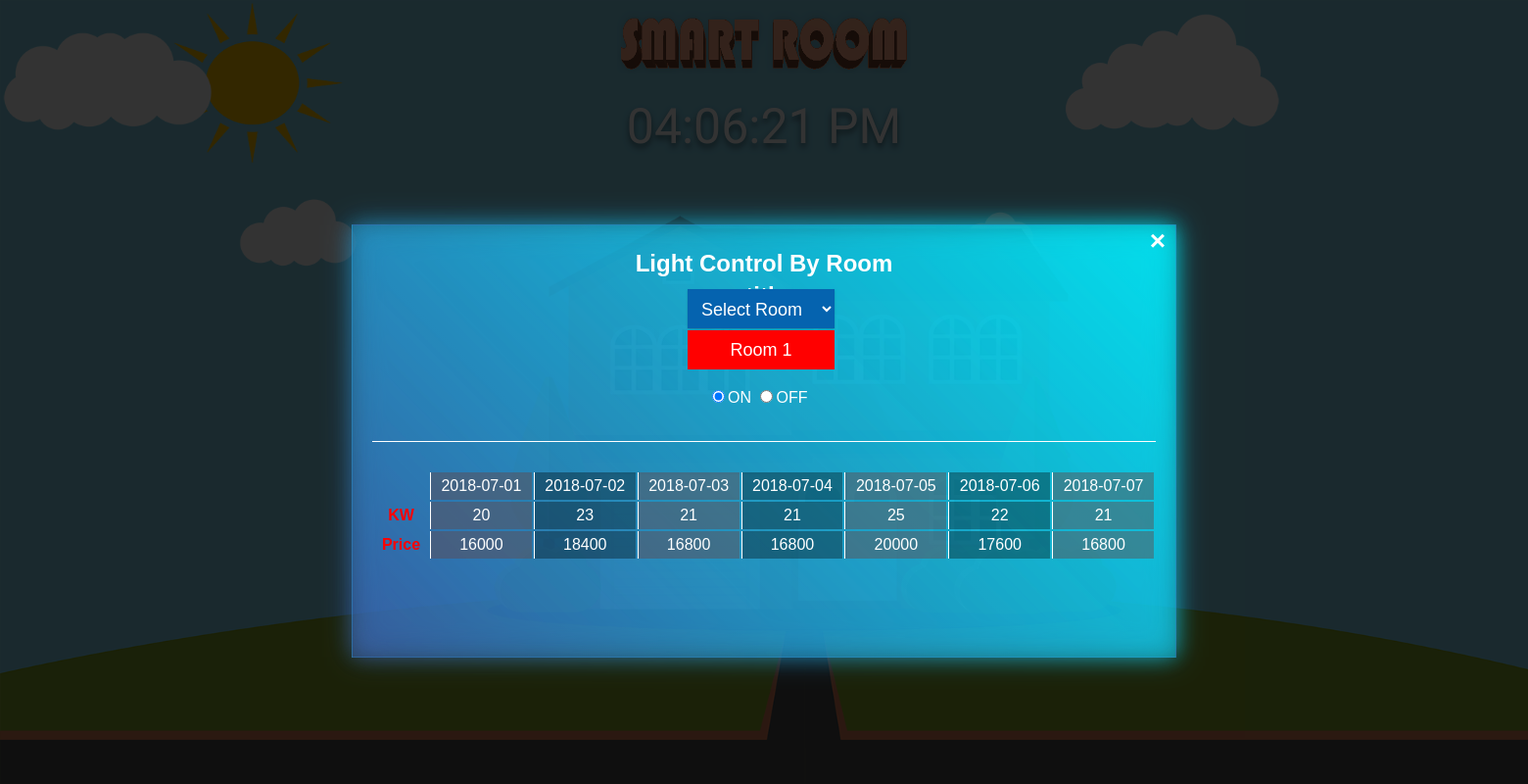
/light.php?sendRoomId=1, run on the app's committed database.
### tables this page shows
CREATE TABLE `daily` (
  `id` int(11) NOT NULL,
  `date` date NOT NULL,
  `kw` double NOT NULL
);

### light.php (the view, shortened to what this page needs)
<?php
	$con = mysqli_connect(DB_HOST, DB_USER, DB_PASSWORD, DB_DATABASE);
	$port = fopen("COM5", "w+");
?>
<!DOCTYPE html>
<html>
<link rel="stylesheet" type="text/css" href="lightStyle.css">
<link rel="stylesheet" href="https://cdnjs.cloudflare.com/ajax/libs/font-awesome/4.7.0/css/font-awesome.min.css">
<link rel="stylesheet" href="https://use.fontawesome.com/releases/v5.1.0/css/all.css">
<head>
</head>
<body>
	<div class="Background1">
		<img src="Background3.png" class="bg3"></img>
	</div>
	<div class="menutitle">
		<img src="smartroom.png">
	</div>
	<div id="MyClockDisplay" class="clock"></div>
	<div id="myHome" class="modal">
		<div class="modal-content">
			<a href="./room.php"><span class="closeHome">&times;</span></a>
			<h2>Light Control By Room</h2>
            <h2>tith</h2>
   			<div class="roomSelection">
   				<?php
					$query = "select * from light";
					$result = mysqli_query($con,$query);
		    		$roomId = "
		    		<form action='./light.php' method='POST'>
			    			<select id='roomSelection' name='roomId' onChange='this.form.submit()'>
				    		";
					$roomId .= "<option>Select Room</option>";
				    	  while($light = mysqli_fetch_assoc($result)){
		                         $lid = $light['lid'];
		                         $roomId .= "<option value='$lid'>Room $lid</option>";
		                  }
			    		$roomId .="</select></form>";
			    	if(isset($_GET['sendRoomId'])){
			    		$Id = $_GET['sendRoomId'];
			    		$query = "select * from light where lid=$Id";
						$result =mysqli_fetch_assoc(mysqli_query($con,$query));
						$lid = $result['lid'];
						$status= $result['status'];
						$roomId .= "<p>Room $Id</p>";
								$roomId .= "<form class='ONnOFF' action='./dolight.php' method='POST' id='myDIV'>
									<input type='radio' name='status' id='lightON' value='ON' onClick='this.form.submit()'><label for='lightON' class='btn'>ON</label></input>
									<input type='radio' name='status' id='lightOFF' value='OFF' onClick='this.form.submit()'><label for='lightOFF' class='btn'>OFF</label></input>
									<input type='hidden' name='lid' value='$lid'>
								</form>";
						if($status == "ON"){
							$roomId .="<script>
								document.getElementById('lightON').checked = true;
			    			</script>";
						}else if($status =="OFF"){
							$roomId .="<script>
								document.getElementById('lightOFF').checked = true;
			    			</script>";
			    			if($Id == 1){
			    				fwrite($port, "aa");
			    			}else if($Id == 2){
			    				fwrite($port, "bb");
			    			}else if($Id == 3){
			    				fwrite($port, "cc");
			    			}
			    			fclose($port);
						}
			    	}
					echo $roomId;
				?>
   			</div>
   			<div class="tableOfprice">
    			<table class="price">
    				<tr>
    					<th></th>
						<?php
							$string="";
							$now = "2018-07-08";
							$lastWeek = "2018-07-01";
							$sql="select * from daily where date<'$now' and date>='$lastWeek'";
							$result = mysqli_query($con,$sql);
							while ($row = mysqli_fetch_object($result)) {
								$date=$row->date;
								$string.="<td>";
								$string.=$date."</td>";
							}
							echo $string;
						?>
    				</tr>
    				<tr>
    					<th>KW</th>
						<?php
						$string="";
						$now = "2018-07-08";
						$lastWeek = "2018-07-01";
						$sql="select * from daily where date<'$now' and date>='$lastWeek'";
						$result = mysqli_query($con,$sql);
						while($row = mysqli_fetch_object($result)){
							$string.="<td>";
							$string.=$row->kw."</td>";
						}
						echo $string;
						?>
    				</tr>
    				<tr>
    					<th>Price</th>
						<?php
						$string="";
						$now = "2018-07-08";
						$lastWeek = "2018-07-01";
						$sql="select * from daily where date<'$now' and date>='$lastWeek'";
						$result = mysqli_query($con,$sql);
						while($row = mysqli_fetch_object($result)){
							$string.="<td>";
							$string.=($row->kw*800)."</td>";
						}
						echo $string;
						?>
    				</tr>
    			</table>
    		</div>
		</div>
	</div>
</body>
</html>

### lightStyle.css (style rules this page uses)
body { padding: 0; margin: 0; font-family: sans-serif; }
.bg3 { position: absolute; background-size: cover; height: 100vh; top: 0px; width: 200vh; }
.menutitle img { position: absolute; top: 10px; width: 300px; height: 65px; left: 50%; transform: translate(-50%,0%); }
.clock { position: absolute; top: 100px; left: 50%; transform: translate(-50%,0%); color: #fff; font-size: 50px; font-family: 'Fjalla One', sans-serif; text-shadow: 0 4px 6px rgb(0 ,0 ,0 ,.5); }
.modal { position: fixed; padding-top: 100px; left: 0; top: 0; width: 100%; height: 100%; background-color: rgba(0,0,0,0.8); }
.modal-content { position: absolute; top: 50%; left: 50%; transform: translate(-50%,-50%); height: 400px; background: linear-gradient(45deg, #3c65b47a, #00f1ff8c); margin: auto; padding: 20px; border: 1px solid #3c65b47a; width: 800px; }
.modal-content:before { content: ''; position: absolute; width: 100%; height: 100%; background: linear-gradient(45deg, #3c65b47a, #00f1ff8c); top: 0; left: 0; z-index: -1; filter: blur(10px); }
.modal-content:after { content: ''; position: absolute; width: 100%; height: 100%; background: linear-gradient(45deg, #3c65b47a, #00f1ff8c); top: 0; left: 0; z-index: -1; filter: blur(15px); }
.close,.closeHome,.closeTemperature { position: absolute; color: #fff; right: 10px; top: 0px; font-size: 28px; font-weight: bold; }
.modal .modal-content h2 { color: #fff; text-align: center; margin: 5px; }
.modal .modal-content .roomSelection { position: absolute; top: 20px; right: 20px; width: 800px; height: 200px; border-bottom: 1px solid #fff; color: #fff; }
.modal .modal-content .roomSelection #roomSelection { color: #fff; position: absolute; padding: 10px; border: none; width: 150px; height: 40px; left: 322px; top: 45px; background: #0563af; font-size: 18px; box-shadow: 0 1px 2px rgba(0,0,0,.2); outline: none; }
.modal-content .tableOfprice { position: absolute; width: 800px; height: 200px; bottom: 20px; left: 20px; }
.modal-content .tableOfprice table { border: none; }
.modal-content .tableOfprice .price { position: absolute; width: 800px; top: 30px; }
.modal-content .tableOfprice .price tr th { color: #f00; font-size: 16px; text-align: center; padding: 5px; border: none; }
.modal-content .tableOfprice .price tr td { color: #fff; font-size: 16px; text-align: center; border-left: 1px solid #fff; padding: 5px; }
.modal-content .tableOfprice .price tr td:nth-child(odd) { background: #00000057; }
.modal-content .tableOfprice .price tr td:nth-child(even) { background: #6640406b; }
.modal .modal-content .roomSelection p { position: absolute; top: 69px; left: 322px; background: #f00; height: 40px; width: 150px; text-align: center; line-height: 40px; font-size: 18px; }
.modal .modal-content .roomSelection .ONnOFF { position: absolute; top: 145px; left: 342px; }

### data on the page
daily: date "2018-07-01", kw "20", $row->kw*800 "16000"
daily: date "2018-07-02", kw "23", $row->kw*800 "18400"
daily: date "2018-07-03", kw "21", $row->kw*800 "16800"
daily: date "2018-07-04", kw "21", $row->kw*800 "16800"
daily: date "2018-07-05", kw "25", $row->kw*800 "20000"
daily: date "2018-07-06", kw "22", $row->kw*800 "17600"
daily: date "2018-07-07", kw "21", $row->kw*800 "16800"

### other printed values
$Id "1"
